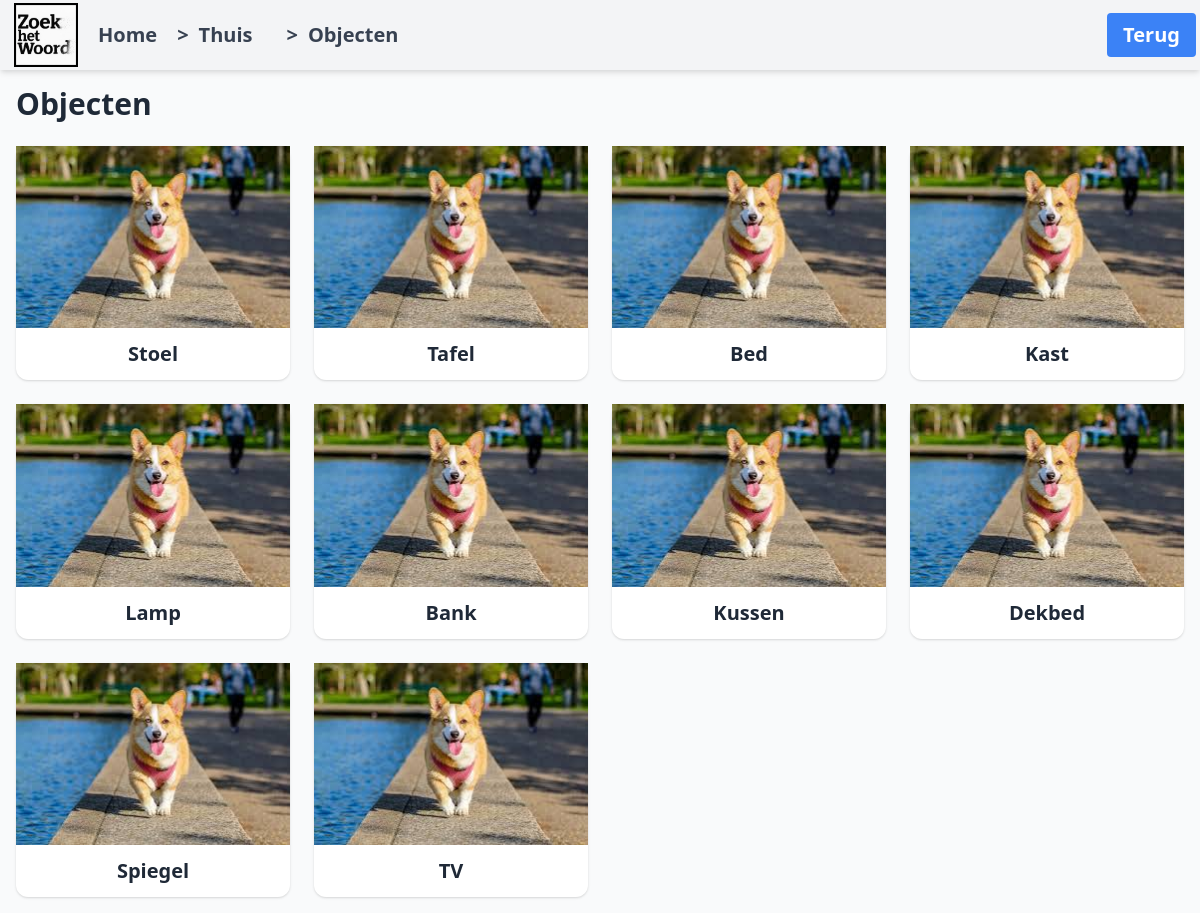
Screenshot of /subcategory/2/ with the database file from the repository.
### ftwapp/models.py (models this page shows, shortened)
class Subcategory(models.Model):
    name = models.CharField(max_length=200)
    category = models.ForeignKey(Category, related_name='subcategories', on_delete=models.CASCADE)
    image = models.ImageField(upload_to='subcategories/', blank=True, null=True)

class Category(models.Model):
    name = models.CharField(max_length=100)
    image = models.ImageField(upload_to='categories/')
    parent = models.ForeignKey('self', null=True, blank=True, related_name='child_categories', on_delete=models.CASCADE)

class Word(models.Model):
    name = models.CharField(max_length=100)
    image = models.ImageField(upload_to='words/', blank=True, null=True)
    category = models.ForeignKey(Category, on_delete=models.CASCADE,related_name='words', null=True, blank=True)
    subcategory = models.ForeignKey(Subcategory, on_delete=models.CASCADE, related_name='words', null=True, blank=True)
    description = models.TextField(blank=True, null=True)

### ftwapp/views.py (the view)
# urls.py: path('subcategory/<int:subcategory_id>/', views.subcategory_detail, name='subcategory_detail'),
def subcategory_detail(request, subcategory_id):
    subcategory = get_object_or_404(Subcategory, id=subcategory_id)
    words = subcategory.words.all()
    return render(request, 'subcategory_detail.html', {
        'subcategory': subcategory,
        'words': words,
    })

### ftwapp/templates/subcategory_detail.html (shortened to what this page needs)
{% extends "base.html" %}
{% load static %}
{% block nav_button %}
<a href="{% url 'category_detail' subcategory.category.pk %}"
    class="bg-blue-500 text-white px-4 py-2 rounded hover:bg-blue-600 transition">Terug</a>
{% endblock %}
{% block breadcrumbs %}
<div class="breadcrumbs">
    <a href="{% url 'category_detail' subcategory.category.pk %}">
        <span>&gt;</span> {{ subcategory.category.name }}
    </a>
    <a href="{% url 'subcategory_detail' subcategory.pk %}">
        <span>&gt;</span> {{ subcategory.name }}
    </a>
</div>
{% endblock %}
{% block content %}
<h1 class="text-3xl font-bold mb-6">{{ subcategory.name }}</h1>
<div class="grid grid-cols-1 sm:grid-cols-2 md:grid-cols-3 lg:grid-cols-4 gap-6">
    {% for word in words %}
    <a href="{% url 'word_detail' word.pk %}"
        class="flex flex-col bg-white rounded-xl shadow hover:scale-105 transition transform duration-200">
        {% if word.image %}
        <div class="w-full h-48 bg-center bg-contain bg-no-repeat"
            style="background-image: url('{{ word.image.url }}');"></div>
        {% else %}
        <img src="{% static 'images/default.jpg' %}" alt="">
        {% endif %}
        <div class="text-center text-xl font-bold py-3">{{ word.name }}</div>
    </a>
    {% endfor %}
</div>
{% endblock %}

### static/styles.css (style rules this page uses)
nav a, nav button { font-size: 20px; padding: 12px 10px; text-decoration: none; border: none; background: none; cursor: pointer; color: inherit; }
nav a+a, nav button+button { margin-left: 10px; }
.breadcrumbs { display: flex; align-items: center; gap: 4px; }
.breadcrumbs a { display: flex; align-items: center; gap: 10px; text-decoration: none; color: inherit; }
.breadcrumbs span { font-size: 20px; }

### rows the page displays
Subcategory: category.name "Thuis", name "Objecten"
Word: name "Stoel"
Word: name "Tafel"
Word: name "Bed"
Word: name "Kast"
Word: name "Lamp"
Word: name "Bank"
Word: name "Kussen"
Word: name "Dekbed"
Word: name "Spiegel"
Word: name "TV"
